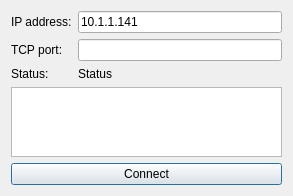
<?xml version="1.0" encoding="UTF-8"?>
<ui version="4.0">
 <class>ConnectionDialog</class>
 <widget class="QDialog" name="ConnectionDialog">
  <property name="geometry">
   <rect>
    <x>0</x>
    <y>0</y>
    <width>293</width>
    <height>188</height>
   </rect>
  </property>
  <property name="windowTitle">
   <string>Connection setting</string>
  </property>
  <layout class="QGridLayout" name="gridLayout">
   <item row="4" column="0" colspan="2">
    <widget class="QPushButton" name="connectButton">
     <property name="text">
      <string>Connect</string>
     </property>
    </widget>
   </item>
   <item row="1" column="0">
    <widget class="QLabel" name="label_2">
     <property name="text">
      <string>TCP port:</string>
     </property>
    </widget>
   </item>
   <item row="0" column="0">
    <widget class="QLabel" name="label">
     <property name="text">
      <string>IP address:</string>
     </property>
    </widget>
   </item>
   <item row="1" column="1">
    <widget class="QLineEdit" name="TCPPortEdit">
     <property name="text">
      <string/>
     </property>
    </widget>
   </item>
   <item row="0" column="1">
    <widget class="QLineEdit" name="IPAddressEdit">
     <property name="text">
      <string>10.1.1.141</string>
     </property>
    </widget>
   </item>
   <item row="2" column="1">
    <widget class="QLabel" name="statusLabel">
     <property name="text">
      <string>Status</string>
     </property>
    </widget>
   </item>
   <item row="2" column="0">
    <widget class="QLabel" name="label_3">
     <property name="text">
      <string>Status:</string>
     </property>
    </widget>
   </item>
   <item row="3" column="0" colspan="2">
    <widget class="QTextEdit" name="deviceInfo">
     <property name="readOnly">
      <bool>true</bool>
     </property>
     <property name="html">
      <string>&lt;!DOCTYPE HTML PUBLIC &quot;-//W3C//DTD HTML 4.0//EN&quot; &quot;http://www.w3.org/TR/REC-html40/strict.dtd&quot;&gt;
&lt;html&gt;&lt;head&gt;&lt;meta name=&quot;qrichtext&quot; content=&quot;1&quot; /&gt;&lt;style type=&quot;text/css&quot;&gt;
p, li { white-space: pre-wrap; }
&lt;/style&gt;&lt;/head&gt;&lt;body style=&quot; font-family:'Gulim'; font-size:9pt; font-weight:400; font-style:normal;&quot;&gt;
&lt;p style=&quot;-qt-paragraph-type:empty; margin-top:0px; margin-bottom:0px; margin-left:0px; margin-right:0px; -qt-block-indent:0; text-indent:0px;&quot;&gt;&lt;br /&gt;&lt;/p&gt;&lt;/body&gt;&lt;/html&gt;</string>
     </property>
    </widget>
   </item>
  </layout>
 </widget>
 <resources/>
 <connections>
  <connection>
   <sender>connectButton</sender>
   <signal>clicked()</signal>
   <receiver>ConnectionDialog</receiver>
   <slot>connectButtonClicked()</slot>
   <hints>
    <hint type="sourcelabel">
     <x>92</x>
     <y>99</y>
    </hint>
    <hint type="destinationlabel">
     <x>92</x>
     <y>65</y>
    </hint>
   </hints>
  </connection>
 </connections>
 <slots>
  <slot>connectButtonClicked()</slot>
 </slots>
</ui>
